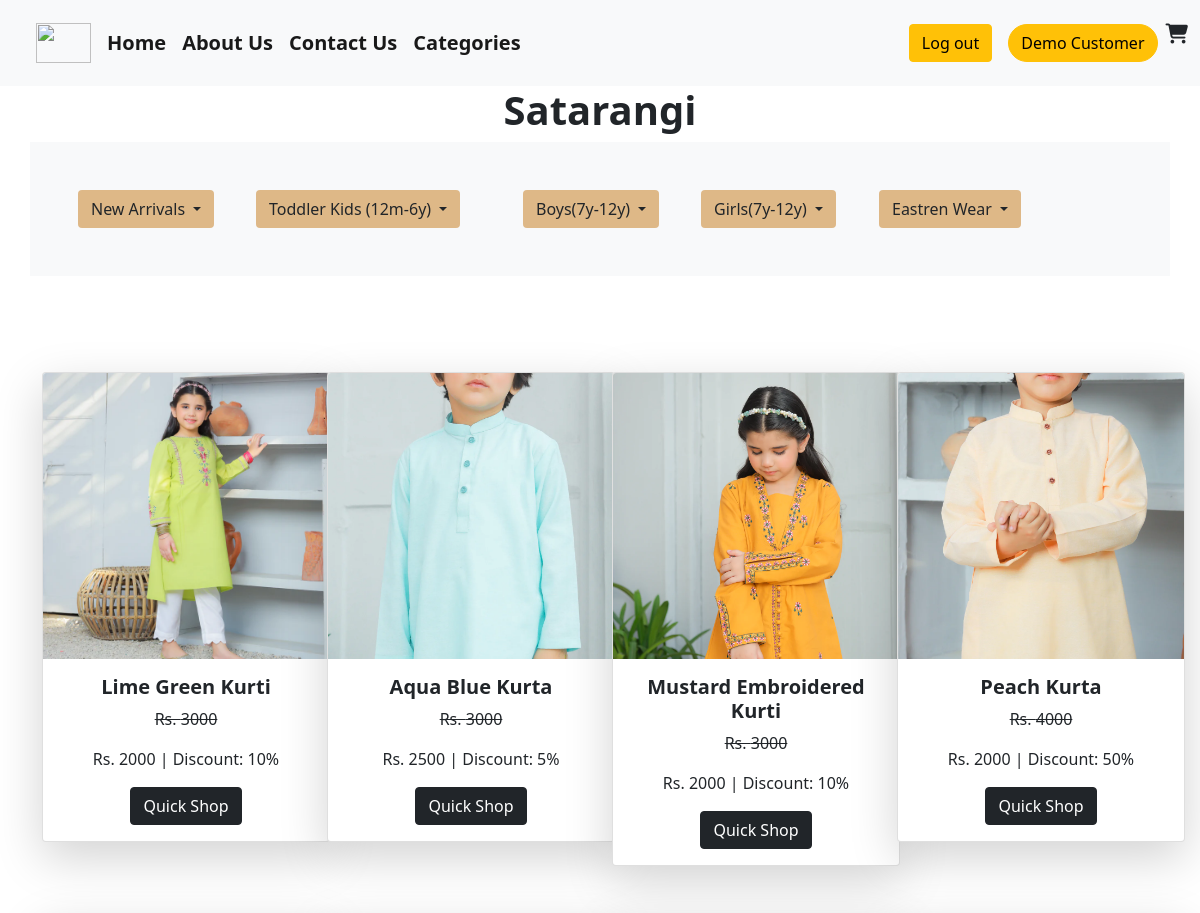
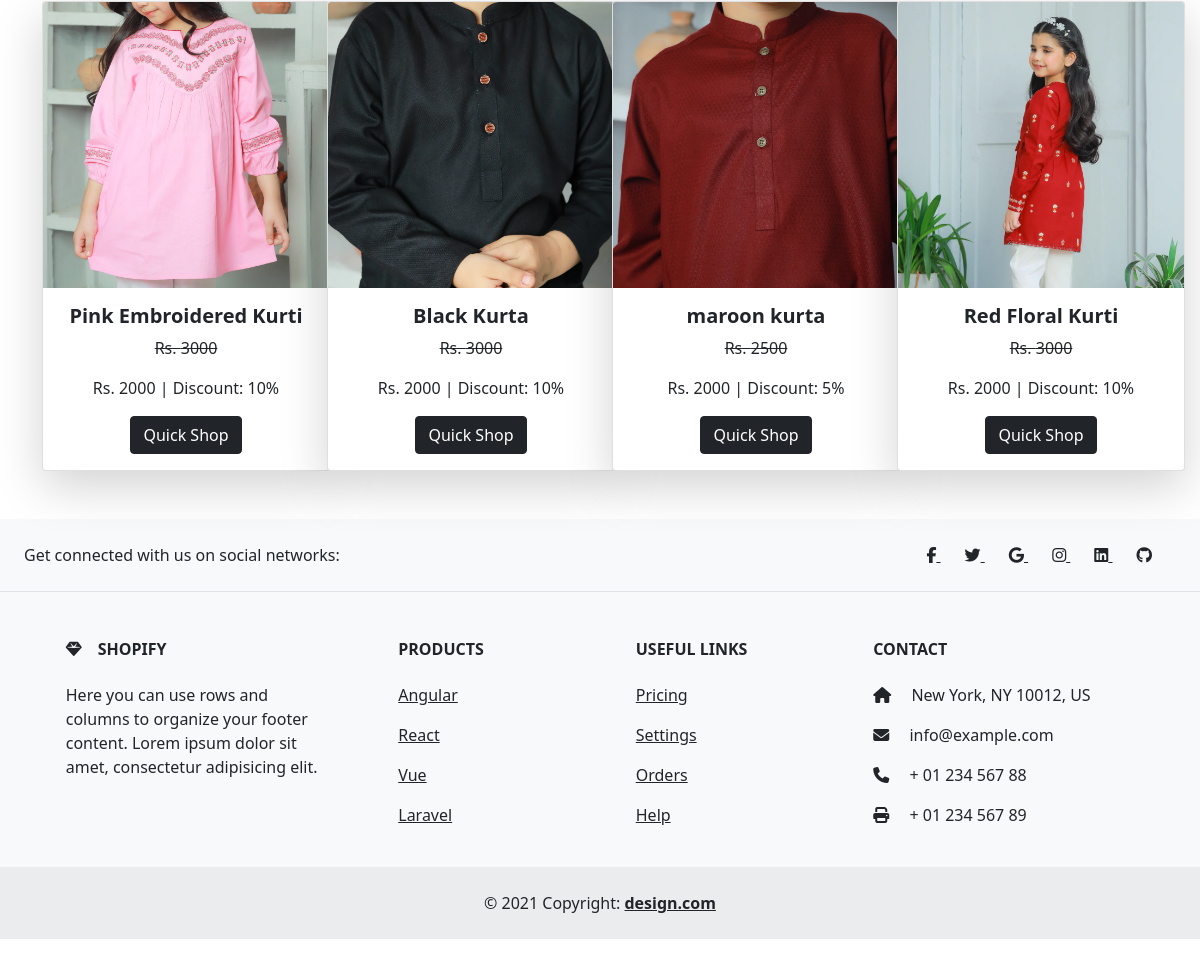
The app's page /satarangi.php (signed in) with its own data (2 pictures, top to bottom).
### tables this page shows
CREATE TABLE `k_details` (
  `id` int(255) NOT NULL AUTO_INCREMENT,
  `name` varchar(255) NOT NULL,
  `description` varchar(255) NOT NULL,
  `dead` varchar(255) NOT NULL,
  `sale` varchar(255) NOT NULL,
  `total` varchar(255) NOT NULL,
  `category` varchar(255) NOT NULL,
  `sub-category` varchar(255) NOT NULL,
  `image` varchar(255) NOT NULL,
  PRIMARY KEY (`id`)
);

### helpers.php (called while the page is built, shortened)
<?php
if (!function_exists('esc')) {
    function e($value)
    {
        return htmlspecialchars((string) $value, ENT_QUOTES, 'UTF-8');
    }
}

### satarangi.php (the view, shortened to what this page needs)
<?php require_once __DIR__ . '/helpers.php'; ?>
<?php
if (!isset($_SESSION['aid'])) {
    header('location:loginn.php'); exit;
} else {
    $name = $_SESSION['name'];
}
?>
<!DOCTYPE html>
<html lang="en">
<head>
    <link href="https://cdn.jsdelivr.net/npm/bootstrap@5.0.2/dist/css/bootstrap.min.css" rel="stylesheet">
    <link rel="stylesheet" href="https://cdnjs.cloudflare.com/ajax/libs/font-awesome/6.4.2/css/all.min.css">
</head>
<body>
    <nav class="navbar navbar-expand-lg navbar-light bg-light">
        <div class="container-fluid fw-bold">
            <a class="navbar-brand ms-4 rounded-circle" href="#"> <img src="./shopping-cart.png" alt="" height="40px" width="55px"></a>
            <div class="collapse navbar-collapse" id="navbarSupportedContent">
                <ul class="navbar-nav me-auto mb-2 mb-lg-0">
                    <li class="nav-item">
                        <a class="navbar-brand" href="./index1.php">Home</a>
                    </li>
                    <li class="nav-item">
                        <a class="navbar-brand" href="./about1.php">About Us</a>
                    </li>
                    <li class="nav-item">
                        <a class="navbar-brand" href="./contect1.php">Contact Us</a>
                    </li>
                    <li class="nav-item">
                        <a class="navbar-brand" href="./categories1.php">Categories</a>
                    </li>
                </ul>
                <ul style="list-style-type: none;" class="mt-3">
                    <li class="nav-item">
                        <a class="navbar-brand" href="./logout.php"><button class="btn btn-warning">Log out</button></a>
                    </li>
                </ul>
                <form class="d-flex">
                <button class="btn btn-warning rounded-pill me-2"><?php echo e($name); ?></button>
                    <i class="fa fa-cart-shopping fs-5"></i>
                </form>
            </div>
        </div>
    </nav>
    <div class="container">
        <div class="row">
            <div class="col-lg-12 col-md-12">
                <h1 class="text-center fw-bold">Satarangi</h1>
            </div>
        </div>
    </div>
    <div class="container bg-light p-5">
        <div class="dropdwn row">
            <div class=" arrival col-lg-2 col-md-4">
                <div class="dropdown">
                    <button class="btn dropdown-toggle" type="button" id="dropdownMenuButton1" data-bs-toggle="dropdown" aria-expanded="false" style="background-color:burlywood;">
                        New Arrivals
                    </button>
                </div>
            </div>
            <div class="toddler-kids col-lg-3 col-md-4">
                <div class="dropdown">
                    <button class="btn dropdown-toggle" type="button" id="dropdownMenuButton1" data-bs-toggle="dropdown" aria-expanded="false" style="background-color:burlywood;">
                        Toddler Kids <span>(12m-6y)</span>
                    </button>
                </div>
            </div>
            <div class="drp-boys col-lg-2 col-md-4">
                <div class="dropdown">
                    <button class="btn dropdown-toggle" type="button" id="dropdownMenuButton1" data-bs-toggle="dropdown" aria-expanded="false" style="background-color:burlywood;">
                        Boys<span>(7y-12y)</span>
                    </button>
                </div>
            </div>
            <div class="drp-girls col-lg-2 col-md-4">
                <div class="dropdown">
                    <button class="btn dropdown-toggle" type="button" id="dropdownMenuButton1" data-bs-toggle="dropdown" aria-expanded="false" style="background-color:burlywood;">
                        Girls<span>(7y-12y)</span>
                    </button>
                </div>
            </div>
            <div class="eastren col-lg-2 col-md-4">
                <div class="dropdown">
                    <button class="btn dropdown-toggle" type="button" id="dropdownMenuButton1" data-bs-toggle="dropdown" aria-expanded="false" style="background-color:burlywood;">
                        Eastren Wear
                    </button>
                </div>
            </div>
        </div>
    </div>
    <div class="container mt-5">
        <div class="row">
            <?php
            include 'conn.php';
            $select = "SELECT * FROM `k_details` WHERE `category` = 'satarangi'";
            $query = mysqli_query($conn, $select);
            while ($result = mysqli_fetch_array($query)) {
            ?>
                <div class="col-lg-3 col-md-6 text-center mt-5">
                    <div class="card shadow-lg" style="width: 18rem;">
                        <img src="./admin/upload/<?php echo e($result['image']); ?>" class="card-img-top" alt="...">
                        <div class="card-body">
                            <h5 class="card-title fw-bold"><?php echo e($result['name'])?></h5>
                            <p class="card-text"> <strike>Rs. <?php echo e($result['dead'])?></strike></p>
                            <p class="card-text"> Rs. <?php echo e($result['sale'])?> <span> | Discount: <?php echo e($result['total'])?></span></p>
                            <a href="add-to-cart.php?id=<?php echo e($result['id']); ?>" class="btn btn-dark">Quick Shop</a>
                        </div>
                    </div>
                </div>
            <?php
            }
            ?>
        </div>
    </div>
    <footer class="text-center text-lg-start bg-light text-dark mb-3 mt-5">
        <section class="d-flex justify-content-center justify-content-lg-between p-4 border-bottom">
            <div class="me-5 d-none d-lg-block">
                <span>Get connected with us on social networks:</span>
            </div>
            <div>
                <a href="" class="me-4 text-reset">
                    <i class="fab fa-facebook-f"></i>
                </a>
                <a href="" class="me-4 text-reset">
                    <i class="fab fa-twitter"></i>
                </a>
                <a href="" class="me-4 text-reset">
                    <i class="fab fa-google"></i>
                </a>
                <a href="" class="me-4 text-reset">
                    <i class="fab fa-instagram"></i>
                </a>
                <a href="" class="me-4 text-reset">
                    <i class="fab fa-linkedin"></i>
                </a>
                <a href="" class="me-4 text-reset">
                    <i class="fab fa-github"></i>
                </a>
            </div>
        </section>
        <section class="">
            <div class="container text-center text-md-start mt-5">
                <div class="row mt-3">
                    <div class="col-md-3 col-lg-4 col-xl-3 mx-auto mb-4">
                        <h6 class="text-uppercase fw-bold mb-4">
                            <i class="fas fa-gem me-3"></i>Shopify
                        </h6>
                        <p>
                            Here you can use rows and columns to organize your footer content. Lorem ipsum
                            dolor sit amet, consectetur adipisicing elit.
                        </p>
                    </div>
                    <div class="col-md-2 col-lg-2 col-xl-2 mx-auto mb-4">
                        <h6 class="text-uppercase fw-bold mb-4">
                            Products
                        </h6>
                        <p>
                            <a href="#!" class="text-reset">Angular</a>
                        </p>
                        <p>
                            <a href="#!" class="text-reset">React</a>
                        </p>
                        <p>
                            <a href="#!" class="text-reset">Vue</a>
                        </p>
                        <p>
                            <a href="#!" class="text-reset">Laravel</a>
                        </p>
                    </div>
                    <div class="col-md-3 col-lg-2 col-xl-2 mx-auto mb-4">
                        <h6 class="text-uppercase fw-bold mb-4">
                            Useful links
                        </h6>
                        <p>
                            <a href="#!" class="text-reset">Pricing</a>
                        </p>
                        <p>
                            <a href="#!" class="text-reset">Settings</a>
                        </p>
                        <p>
                            <a href="#!" class="text-reset">Orders</a>
                        </p>
                        <p>
                            <a href="#!" class="text-reset">Help</a>
                        </p>
                    </div>
                    <div class="col-md-4 col-lg-3 col-xl-3 mx-auto mb-md-0 mb-4">
                        <h6 class="text-uppercase fw-bold mb-4">Contact</h6>
                        <p><i class="fas fa-home me-3"></i> New York, NY 10012, US</p>
                        <p>
                            <i class="fas fa-envelope me-3"></i>
                            info@example.com
                        </p>
                        <p><i class="fas fa-phone me-3"></i> + 01 234 567 88</p>
                        <p><i class="fas fa-print me-3"></i> + 01 234 567 89</p>
                    </div>
                </div>
            </div>
        </section>
        <div class="text-center p-4" style="background-color: rgba(0, 0, 0, 0.05);">
            © 2021 Copyright:
            <a class="text-reset fw-bold" href="">design.com</a>
        </div>
    </footer>
</body>
</html>

### records on screen
k_details: image (picture), name "Lime Green Kurti", dead "3000", sale "2000", total "10%"
k_details: image (picture), name "Aqua Blue Kurta", dead "3000", sale "2500", total "5%"
k_details: image (picture), name "Mustard Embroidered Kurti", dead "3000", sale "2000", total "10%"
k_details: image (picture), name "Peach Kurta", dead "4000", sale "2000", total "50%"
k_details: image (picture), name "Pink Embroidered Kurti", dead "3000", sale "2000", total "10%"
k_details: image (picture), name "Black Kurta", dead "3000", sale "2000", total "10%"
k_details: image (picture), name "maroon kurta", dead "2500", sale "2000", total "5%"
k_details: image (picture), name "Red Floral Kurti", dead "3000", sale "2000", total "10%"

### other values on screen
$name "Demo Customer"
